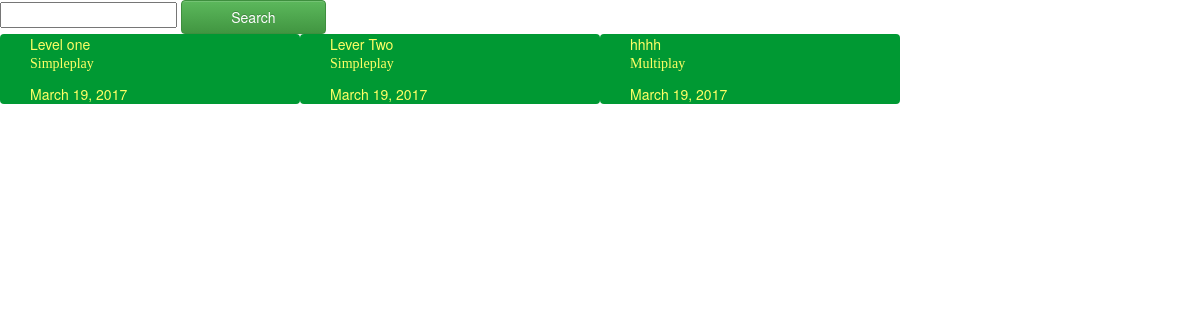
Before: /main/ with the older database file.
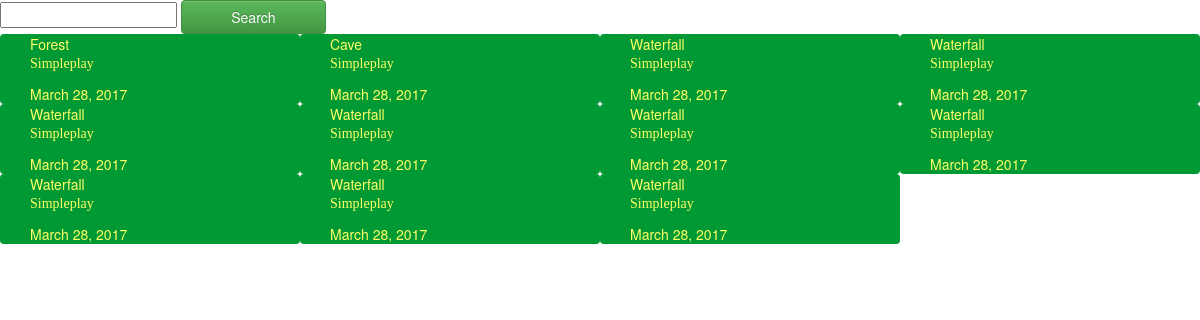
After: the same page with the newer database file.
### room/models.py (models this page shows)
class Room(models.Model):
	GAME_TYPES = (('SP', "Simple play"), ("MP", "Multyplay"))
	name = models.CharField(max_length = 50)
	game_type = models.CharField(max_length = 3, choices = GAME_TYPES)
	data_begin = models.DateField(auto_now = True)
	data_end = models.DateField(blank = True, null = True)
	def __str__(self):
		return self.name

### room/views.py (the view)
# urls.py: url(r'^main/', show_rooms),
def show_rooms(request):
	rooms = Room.objects.all()
	character = Character.objects.all()
	context = {
	"title":"Rooms",
		"rooms":rooms,
		"charecter":character
	}
	return render(request, 'mainpage.html', context)

### templates/mainpage.html (shortened to what this page needs)
{% extends "base.html" %}
{% load staticfiles %}
{% block CSS %}
	<link rel="stylesheet" href="{% static 'css/mainStyleSheet.css' %}">
{% endblock CSS %}
{% block content %}
	<input type="text">
	<button id="search" type="submit" class="btn btn-success">Search</button>
	<br>
	{%for room in rooms %}
		<div class="col-sm-3 block_blue">
			<div class="col-sm-12">{{room}}</div>
			<div class="col-sm-12">{%if room.game_type == "SP"%} <p>Simpleplay</p> {% else %} <p>Multiplay</p> {% endif %}</div>
			<div class="col-sm-12">{{room.data_begin}}</div>
		</div>
	{% endfor %}
{% endblock %}

### templates/base.html (shortened to what this page needs)
{% load staticfiles %}
<!DOCTYPE html>
<html lang="en">
	<head>
		<link rel="stylesheet" href="{% static 'css/bootstrap.min.css'%}" >
		<link rel="stylesheet" href="{% static 'css/bootstrap-theme.min.css' %}">
		{% block CSS %}
		{% endblock CSS %}
	</head>
	<body>
		{% block content %}
		{% endblock %}
	</body>
</html>

### static/css/mainStyleSheet.css (style rules this page uses)
p { font-family: Verdana; font-weight: 30px; }
.block_blue { background-color:#009933; border-radius: 4px; color: #ffff66; }
#search { width: 145px; }

Changed rows visible on the page:
removed Room: name "Level one", game_type "Simpleplay", data_begin "March 19, 2017"
removed Room: name "Lever Two", game_type "Simpleplay", data_begin "March 19, 2017"
removed Room: name "hhhh", game_type "Multiplay", data_begin "March 19, 2017"
added Room: name "Forest", game_type "Simpleplay", data_begin "March 28, 2017"
added Room: name "Cave", game_type "Simpleplay", data_begin "March 28, 2017"
added Room: name "Waterfall", game_type "Simpleplay", data_begin "March 28, 2017"
added Room: name "Waterfall", game_type "Simpleplay", data_begin "March 28, 2017"
added Room: name "Waterfall", game_type "Simpleplay", data_begin "March 28, 2017"
added Room: name "Waterfall", game_type "Simpleplay", data_begin "March 28, 2017"
added Room: name "Waterfall", game_type "Simpleplay", data_begin "March 28, 2017"
added Room: name "Waterfall", game_type "Simpleplay", data_begin "March 28, 2017"
added Room: name "Waterfall", game_type "Simpleplay", data_begin "March 28, 2017"
added Room: name "Waterfall", game_type "Simpleplay", data_begin "March 28, 2017"
added Room: name "Waterfall", game_type "Simpleplay", data_begin "March 28, 2017"
